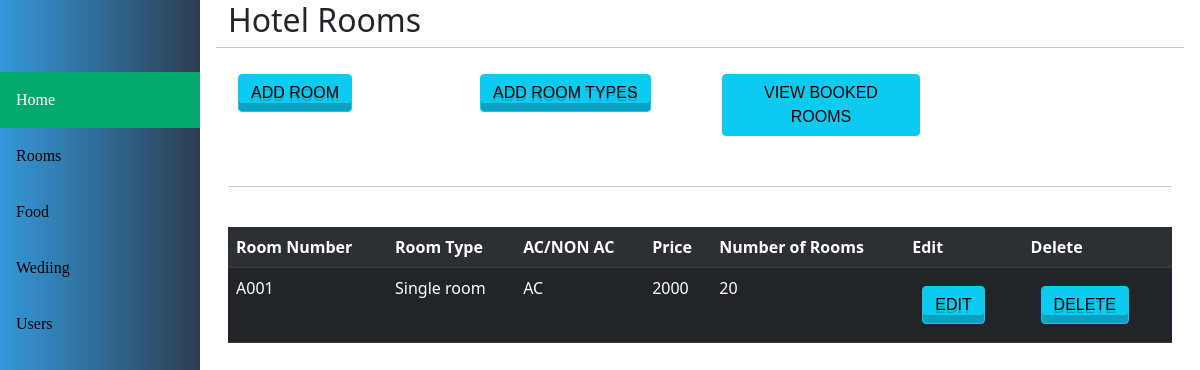
/admin/room.php, run on the app's committed database.
### tables this page shows
CREATE TABLE `rooms` (
  `id` int(100) NOT NULL,
  `rnum` varchar(50) NOT NULL,
  `rtype` varchar(50) NOT NULL,
  `ac` varchar(20) NOT NULL,
  `price` varchar(20) NOT NULL,
  `dis` varchar(255) NOT NULL,
  `nofroom` varchar(10) NOT NULL
);

### admin/room.php (the view, shortened to what this page needs)
<?php
include "../database/database.php";
$roomsql = "SELECT * FROM rooms";
$room = mysqli_query($conn,$roomsql);
?>
<!DOCTYPE html>
<html lang="en">
<head>
    <link rel="stylesheet" href="../public/css/style.css">
    <link rel="stylesheet" href="../public/css/bootstrap.min.css">
</head>
<body>
    <?php include "dashbord.php"; ?>
    <section class="content">
        <div class="container-fluid">
            <div class="row">
                <h2>Hotel Rooms</h2><br><hr>
                <div class="col-sm-3">
                    <button type="button" class="btn btn-info" data-bs-toggle="modal" data-bs-target="#addroom">
                    Add Room
                    </button>
                </div>
                <div class="col-sm-3">
                    <button type="button" class="btn btn-info" data-bs-toggle="modal" data-bs-target="#addtype">
                    Add Room Types
                    </button>
                </div>
                <div class="col-sm-3">
                    <a href="viewroombooking.php" class="btn btn-info">View Booked rooms</a>
                </div>
            </div>
            <br><hr><br>
            <div class="row">
                <div class="col-sm-12">
                <div class="table-responsive">
                    <table class="table table-dark table-striped">
                        <tr>
                            <th>Room Number</th>
                            <th>Room Type</th>
                            <th>AC/NON AC</th>
                            <th>Price</th>
                            <th>Number of Rooms</th>
                            <th>Edit</th>
                            <th>Delete</th>
                        </tr>
                        <?php
                            foreach ($room as $r) {
                                echo "<tr>";
                                echo "<td>".$r['rnum']."</td>";
                                echo "<td>".$r['rtype']."</td>";
                                echo "<td>".$r['ac']."</td>";
                                echo "<td>".$r['price']."</td>";
                                echo "<td>".$r['nofroom']."</td>";
                                echo "<td><form action='editroom.php' method='post'>
                                <input type='text' value='".$r['id']."' name='id' style='display:none;'>
                                <button class='btn btn-info' type='submit'>Edit</button>
                                </form></td>";
                                echo "<td><form action='deleteroom.php' method='post'>
                                    <input type='text' value='".$r['id']."' name='id' style='display:none;'>
                                    <button class='btn btn-info' type='submit'>Delete</button>
                                    </form></td>";
                                echo "</tr>";
                            }
                        ?>
                    </table>
                </div>
                </div>
            </div>
        </div>
    </section>
</body>
</html>

### public/css/style.css (style rules this page uses)
a { text-decoration: none; outline: none; font-family: 'Josefin Sans', sans-serif; font-family: 'Libre Bodoni', serif; }
.btn { box-sizing: border-box; appearance: none; background-color: transparent; border: 2px solid #e74c3c; border-radius: 0.6em; color: #e74c3c; cursor: pointer; display: flex; align-self: center; font-size: 1rem; font-weight: 400; line-height: 1; margin: 20px; padding: 1.2em 2.8em; text-decoration: none; text-align: center; text-transform: uppercase; font-family: 'Montserrat', sans-serif; font-weight: 700; }
.btn-info { margin: 10px; padding: 10px; padding-left: 15px; padding-right: 15px; border-radius: 14px; color: white; background-color: cornflowerblue; text-align: center; font-weight: 400; }
button { color: #fff; background-color: #68A0DE; box-shadow: inset 0 -8px 0 0 rgba(0,0,0,0.2); transition: 0.1s; text-shadow: 0px 3px rgba(0,0,0,0.2); }

### admin/dashbord.php (style rules this page uses)
.content { margin-left: 200px; padding: 1px 16px; height: 1000px; }

### data on the page
rooms: rnum "A001", rtype "Single room", ac "AC", price "2000", nofroom "20"
